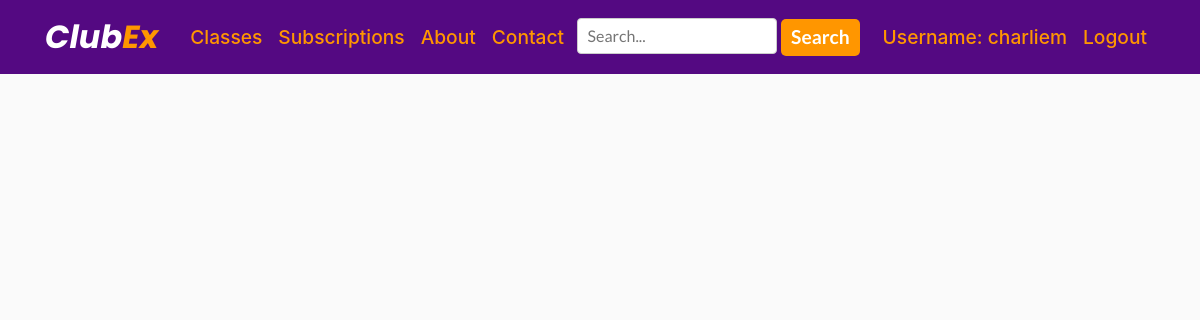
The app's page /classes/pilates/ (signed in), older data.
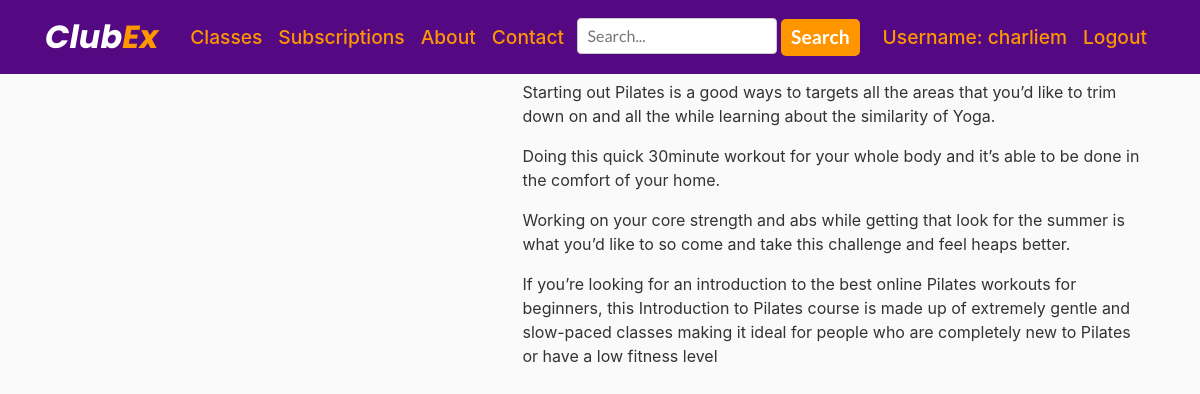
The same page, newer data.
### ClubEx/models.py (models this page shows, shortened)
class Video(models.Model):
    category = models.CharField(max_length=200)
    video_name = models.CharField(max_length=200)
    video = EmbedVideoField()
    content = models.TextField()

### ClubEx/views.py (the view)
# urls.py: path('classes/pilates/', views.classes_pilates, name='classes_pilates'),
@login_required
def classes_pilates(request):
    obj = Video.objects.filter(category='Pilates')
    return render(request, 'clubex/pilates.html', {'obj': obj })

### ClubEx/templates/ClubEx/pilates.html (shortened to what this page needs)
{% extends "ClubEx/base.html" %}
{% load embed_video_tags %}
{% block content %}
   {% for i in obj %}
<div class="container">
  <div class="row">
    <div class="col-5">
    </div>
      <div class="col-7">
   <p>{{ i.content  }}</p>
      </div>
  </div>
</div>
 {% endfor %}
{% endblock content %}

### ClubEx/templates/ClubEx/base.html (shortened to what this page needs)
{% load static %}
<!DOCTYPE html>
<html lang="en">
<head>
    <link rel="stylesheet" href="https://stackpath.bootstrapcdn.com/bootstrap/4.5.2/css/bootstrap.min.css">
    <Link rel="stylesheet" href="{% static 'ClubEx/style.css' %}" type="text/css" >
</head>
<body>
    <header class="site-header">
      <nav class="navbar navbar-expand-md navbar-dark bg-steel fixed-top">
        <div class="container">
          <a class="navbar-brand mr-4" href="/">Club<span class="orange">Ex</span></a>
          <div class="collapse navbar-collapse" id="navbarToggle">
            <div class="navbar-nav mr-auto">
              <a class="nav-item nav-link" href="{% url 'classes' %}">Classes</a>
              <a class="nav-item nav-link" href="{% url 'plans' %}">Subscriptions</a>
              <a class="nav-item nav-link" href="{% url 'about' %}">About</a>
              <a class="nav-item nav-link" href="{% url 'contact' %}">Contact</a>
            </div>
              <form id="searchbar" action="{% url 'videos' %}" method="get">
                  <input name="q" type="text" placeholder="Search..." aria-label="Search" autocomplete="on">
                  <button class="btn btn-outline-success my-2 my-sm-0" type=submit>Search</button>
              </form>
            <div class="navbar-nav">
                {% if user.is_authenticated %}
                    <a class="nav-item nav-link" href="{% url 'profile' %}">Username: {{ user.username }}</a>
                    <a class="nav-item nav-link" href="{% url 'logout' %}">Logout</a>
                {% else %}
                    <a class="nav-item nav-link" href="{% url 'login' %}">Login</a>
                    <a class="nav-item nav-link" href="{% url 'register' %}">Register</a>
                {% endif%}
            </div>
          </div>
        </div>
      </nav>
    </header>
    <main role="main" class="container">
      <div class="row">
        <div class="col-md-12">
          {% block content %}
          {% endblock %}
        </div>
      </div>
    </main>
</body>
</html>

### ClubEx/static/ClubEx/style.css (style rules this page uses)
body { background: #fafafa; color: #333333; margin-top: 5rem; text-align: left; }
.bg-steel { background-color: #540982; }
.navbar-brand { font-size:2em; font-family:'Poppins', sans-serif; font-style:italic; font-weight:700; }
.orange { color: #ff9600; }
.site-header .navbar-nav .nav-link { font-size:1.2em; font-weight:500; color: #ff9600; transition:color 0.3s; }
#searchbar { margin-right:15px; }
#searchbar input[type=text], select { padding: 5px 10px; font-family:'Lato', sans-serif; border: 1px solid #ccc; border-radius: 4px; box-sizing: border-box; resize: vertical; }
#searchbar button[type=submit] { padding:4px 10px; font-family:'Lato', sans-serif; font-size:1.2em; font-weight:700; text-decoration:none; color:#fff; background-color:#ff9600; border-radius:5px; border:none; transition:background-color 0.5s, color 0.5s; }

Row changes from the older to the newer data that the page shows:
added Video: content "Starting out Pilates is a good ways to targets all the areas that you’d like to trim down on and all the while learning about the similarity of Yoga."
added Video: content "Doing this quick 30minute workout for your whole body and it’s able to be done in the comfort of your home."
added Video: content "Working on your core strength and abs while getting that look for the summer is what you’d like to so come and take this challenge and feel heaps better."
added Video: content "If you’re looking for an introduction to the best online Pilates workouts for beginners, this Introduction to Pilates course is made up of extremely gentle and slow-paced classes making it ideal for people who are completely new to Pilates or have a low fitness level"
